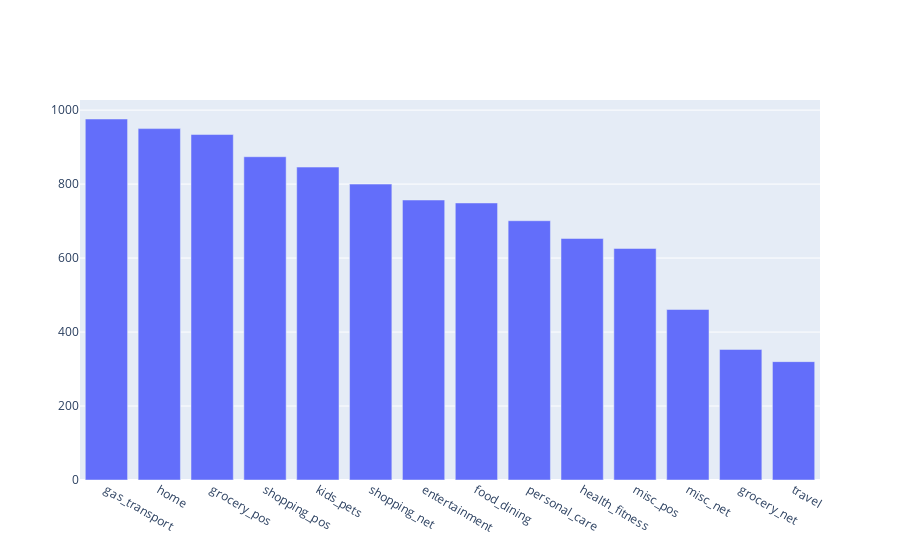

Here is the notebook cell this chart was saved with:
### Markdown cell above
Observation :
  We have less than 1% of Fraudlant cases.

  Category Frequencies

### Code cell
labels = list(data['category'].value_counts().index)
values = list(data['category'].value_counts().values)

fig = go.Figure(data=[go.Bar(x = labels, y  = values)])

fig.show()

### Figure 1 — Plotly figure (JSON) as saved in the notebook; plotly's stock layout.template omitted (floating-point values rounded to 4 significant figures)
{"data": [{"type": "bar", "x": ["gas_transport", "home", "grocery_pos", "shopping_pos", "kids_pets", "shopping_net", "entertainment", "food_dining", "personal_care", "health_fitness", "misc_pos", "misc_net", "grocery_net", "travel"], "y": [976, 950, 934, 874, 846, 800, 757, 749, 701, 653, 626, 461, 353, 320]}], "layout": {}}
